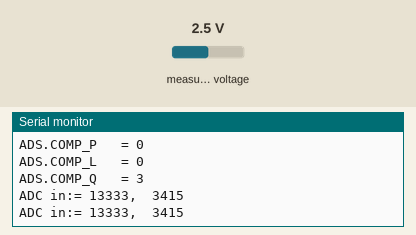
This sketch was run on a simulated Arduino Uno, built with avr-gcc and run on an emulated ATmega328P. On the bench: the last lines printed to the serial monitor. Wiring (inferred from the names in the program): ADS1115 converter at I2C address 0x48. The inputs (shaded band) are chosen by the test bench; at power-on: measured voltage 2.5 V.

Above: at 4.2 s.
4.3 s: measured voltage set to 3.8 V
At 5.5 s:
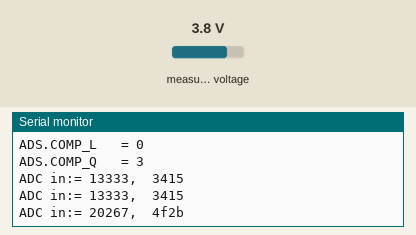
7.6 s: measured voltage set to 2.9 V
At 8.9 s:
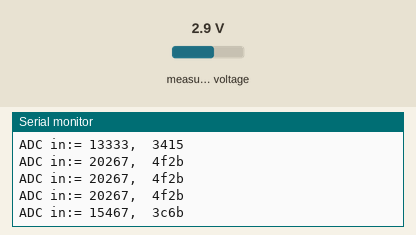
10.6 s: measured voltage set to 4.1 V
At 11.6 s:
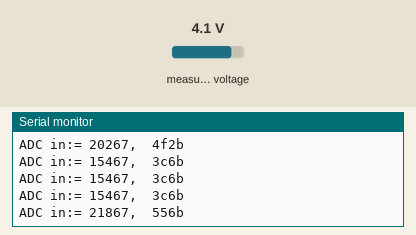

Measured:
- after the input at 4.3 s, the serial monitor: prints a new line after 0.83 s (image 1)
- after the input at 7.6 s, the serial monitor: prints a new line after 0.53 s (image 2)
- after the input at 10.6 s, the serial monitor: prints a new line after 0.54 s (image 3)

The sketch:

ADS1115_Driver.ino
```cpp
/*
    Name		:	ADS1115_driver.ino
    Created		:	19-Jan-19 17:00
    Author		:	Oscar goos
	Code		:	C++, Flash: 8872B, RAM: 494B
	Contrcoller	:	ATmega328
	Last tested	:	14-Jan-2019
	Notes		:
				:
				:
				:
				:
				:
*/

#include		<Wire.h>

#define			A_B				0
#define			A_D				1
#define			B_D				2
#define			C_D				3
#define			A				4
#define			B				5
#define			C				6
#define			D				7

#define			I2C_ADS1115_ADR	0x48	// 0b1001000, 0x48, 0x49,0x4A, 0x4B
#define			I2C_ADS1115_ID	0x00	// ID= 0,1,2,3, A0= gnd, Vdd, SDA, SCL

#define			ADC1115			0x00
#define			CONFIG			0x01
#define			THRES_LO		0x02
#define			THRES_HI		0x03
#define			CONVERT			0x04
#define			READ			0x06
#define			WRITE			0x07


#define			INITADC			0x01


#define			STOP			true
#define			CLOCKFREQ		400000

typedef struct ADS1115reg_t {
	uint8_t		COMP_Q	 : 2;		// Assert RDY after <COMP_Q=0,1,2> conversions, COMP_Q=3 diable comparator
	uint8_t		COMP_L	 : 1;		// Latch/Nop latch RDY
	uint8_t		COMP_P	 : 1;		// Polarity of RDY, COMP_P=0 RDY active low, COMP_P=1 RDY active high,
	uint8_t		COMP_M	 : 1;		// Comperator Mode, COMP_M=0 normal compearator, COMP_M=1 Window comparator
	uint8_t		DRate	 : 3;		// Conversion rate: DRate=0..7 = 8,16,32,64,128,250,475,860 SPS

	uint8_t		MODE	 : 1;		// Continues: Mode=0, Single shot or Power down state: mode=1,
	uint8_t		PGA		 : 3;		// Prog Gain Amp=0..7, FSR 6.144V, 4.096V, 2.048V. 1.024V, 0.512V, 0.256V, 0.256V, 0.256V
	uint8_t		MUX		 : 3;		// MUX=0,1,2,3, Differental mode between: Ain0-Ain1, Ain0-Ain3, Ain1-Ain3, Ain2-Ain3,  MUX=4,5,6,7 Single ended Mode
	uint8_t		OS		 : 1;		// Depending of MODE, WR: 0= Do nothing 1=Start a Single shot,  RD: 0=performing a conversion 1=Not performing a conversion

	uint8_t		alert	 : 1;		// bit 16 of Threshold High and low register. To enable ThresH_Lo:16=0, ThresH_Hi:16=1

	uint16_t	ConfReg		;		//
	uint16_t	ThresH_Lo	;		// Two complement 15bit value always smaller than ThresH_Hi
	uint16_t	ThresH_Hi	;		// Two complement 15bit value always bigger  than ThresH_Lo
	int16_t		ch[8]		;		// last two complement Conversion values for channel A..D
}ADS1115reg_t;
ADS1115reg_t	ADS = { 0x03, 0x00, 0x00, 0x00, 0x07,     0x00, 0x00, B, 0x01,     0x01,  0x0000, 0x7FFF, 0x8000, { 0,0,0,0,0,0,0,0 } };

typedef struct DAC_t {
	float		UDACref, UADCref;				// UDACref = 2.048, Vdd, UADCref= 1.1, Vdd, DACch3;
	uint8_t		GDAC, GAMP;						// GDAC = 1,2 ,  GAMP=2;
	float		GRES, GADCcal, GDACcal;			// Gres = resistor devider in front of the ADC= 0.31973, GDACcal & GADCcal= 1 is calibrartie factor dor fine tuning DACout and ADCin
	int16_t		DCM, ACM;						// DCM=DACcode_maximum = 4095, ACM=ADCcode_maximum=1023.

}DAC_t;
DAC_t			D2A = { 5.01, 6.144, 1, 1, 1, 1, 1, 0x0FFF, 0x7FFF };

uint16_t		aval;

void setup()
{
	Serial.begin(115200);
	Wire.begin();

	ADS1115_Driver(INITADC, WRITE);
	Serial.print(ADS.ConfReg,HEX);Serial.print(",     ");Serial.println(ADS.ConfReg,BIN);
	Serial.print("ADS.OS \t\t= ");		Serial.println(ADS.OS,HEX);
	Serial.print("ADS.MUX \t= ");		Serial.println(ADS.MUX,HEX);
	Serial.print("ADS.PGA \t= ");		Serial.println(ADS.PGA,HEX);
	Serial.print("ADS.MODE \t= ");		Serial.println(ADS.MODE,HEX);
	Serial.print("ADS.DRate \t= ");		Serial.println(ADS.DRate,HEX);
	Serial.print("ADS.COMP_M \t= ");		Serial.println(ADS.COMP_M,HEX);
	Serial.print("ADS.COMP_P \t= ");		Serial.println(ADS.COMP_P,HEX);
	Serial.print("ADS.COMP_L \t= ");		Serial.println(ADS.COMP_L,HEX);
	Serial.print("ADS.COMP_Q \t= ");		Serial.println(ADS.COMP_Q,HEX);

	ADS1115_Driver(CONFIG, READ);
	Serial.print(ADS.ConfReg,HEX);Serial.print(",     ");Serial.println(ADS.ConfReg,BIN);
	Serial.print("ADS.OS \t\t= ");		Serial.println(ADS.OS,HEX);
	Serial.print("ADS.MUX \t= ");		Serial.println(ADS.MUX,HEX);
	Serial.print("ADS.PGA \t= ");		Serial.println(ADS.PGA,HEX);
	Serial.print("ADS.MODE \t= ");		Serial.println(ADS.MODE,HEX);
	Serial.print("ADS.DRate \t= ");		Serial.println(ADS.DRate,HEX);
	Serial.print("ADS.COMP_M \t= ");		Serial.println(ADS.COMP_M,HEX);
	Serial.print("ADS.COMP_P \t= ");		Serial.println(ADS.COMP_P,HEX);
	Serial.print("ADS.COMP_L \t= ");		Serial.println(ADS.COMP_L,HEX);
	Serial.print("ADS.COMP_Q \t= ");		Serial.println(ADS.COMP_Q,HEX);

	delay(3000);
}


void loop()
{
//	ADS1115_Driver(CONVERT, B);			// not needed in continues mode.
	delay(100);
	ADS1115_Driver(ADC1115, B);
	aval = round(0x0FFF);
//	Serial.println((String)"DAC out:=" + (float)(D2A.UDACref*D2A.GDAC*D2A.GAMP*D2A.GDACcal*aval) / (D2A.DCM) + "\t ADC in:= " + String((float)(D2A.UADCref*ADS.ch[B])/(float)(D2A.ACM * D2A.GRES),4) + ",  " + String(ADS.ch[B],HEX));
	Serial.println(String("ADC in:= ") + String(ADS.ch[B]) + ",\t" + String(ADS.ch[B],HEX));
	delay(900);
}


uint8_t ADS1115_Driver(uint8_t cmd, uint8_t par) {

	uint8_t	page, chan, spar;


	Wire.beginTransmission(I2C_ADS1115_ADR);

	switch (cmd) {

		case ADC1115: {										// read the ADC value from conversion register
			Wire.write(cmd);
			Wire.endTransmission();
			Wire.requestFrom(I2C_ADS1115_ADR, 2);
			ADS.ch[par] = (int16_t)(Wire.read() << 8 | Wire.read());
			Wire.endTransmission();
		} break;

		case CONVERT: {										// Prepare new chanel and start a convertion
			ADS.MUX = par;
			ADS.OS = 1;
			cmd = CONFIG;
			par = WRITE;
		}	// fall through to exeute CONFIG

		case CONFIG: {										// Write or Read the Configuration data to and from Config register
			Wire.write(cmd);
			if (par == WRITE) {
				ADS.ConfReg = (uint16_t)(ADS.OS << 15 | ADS.MUX << 12 | ADS.PGA << 9 | ADS.MODE << 8 | ADS.DRate << 5 | ADS.COMP_M << 4 | ADS.COMP_P << 3 | ADS.COMP_L << 2 | ADS.COMP_Q);
				Wire.write((uint8_t)(ADS.ConfReg >> 8));
				Wire.write((uint8_t)(ADS.ConfReg & 0xFF));
				Wire.endTransmission();
				// test ADS1115_Driver(THRES_HI, WRITE);
				// test ADS1115_Driver(THRES_LO, WRITE);
			}
			if (par == READ) {
				Wire.write(cmd);
				Wire.endTransmission();
				Wire.requestFrom(I2C_ADS1115_ADR, 2);
				ADS.ConfReg = (uint16_t)(Wire.read() << 8 | Wire.read());
				ADS.OS		= (ADS.ConfReg >> 15) & 0x0001;
				ADS.MUX		= (ADS.ConfReg >> 12) & 0x0007;
				ADS.PGA		= (ADS.ConfReg >> 9)  & 0x0007;
				ADS.MODE	= (ADS.ConfReg >> 8)  & 0x0001;
				ADS.DRate	= (ADS.ConfReg >> 5)  & 0x0007;
				ADS.COMP_M	= (ADS.ConfReg >> 4)  & 0x0001;
				ADS.COMP_P	= (ADS.ConfReg >> 3)  & 0x0001;
				ADS.COMP_L	= (ADS.ConfReg >> 2)  & 0x0001;
				ADS.COMP_Q	= (ADS.ConfReg >> 0)  & 0x0003;
				Wire.endTransmission();
			}
		} break;

		case THRES_HI: {									// Write the alert High level value to threshold High register
			Wire.write(cmd);
			if (par == WRITE) {
				// add alert to ThresH_Hi
				Wire.write((uint8_t)(ADS.ThresH_Hi >> 8));
				Wire.write((uint8_t)(ADS.ThresH_Hi & 0xFF));
				Wire.endTransmission();
				Wire.requestFrom(I2C_ADS1115_ADR, 2, STOP);
				Serial.println(Wire.read(),BIN);
				Serial.println(Wire.read(),BIN);

			}
		} break;

		case THRES_LO: {									// Write the alert Low level value to threshold Low register
			Wire.write(cmd);
			if (par == WRITE) {
				// add !alert to ThresH_Lo
				Wire.write((uint8_t)(ADS.ThresH_Lo >> 8));
				Wire.write((uint8_t)(ADS.ThresH_Lo & 0xFF));
				Wire.endTransmission();
			}
		} break;

	}
}
```
